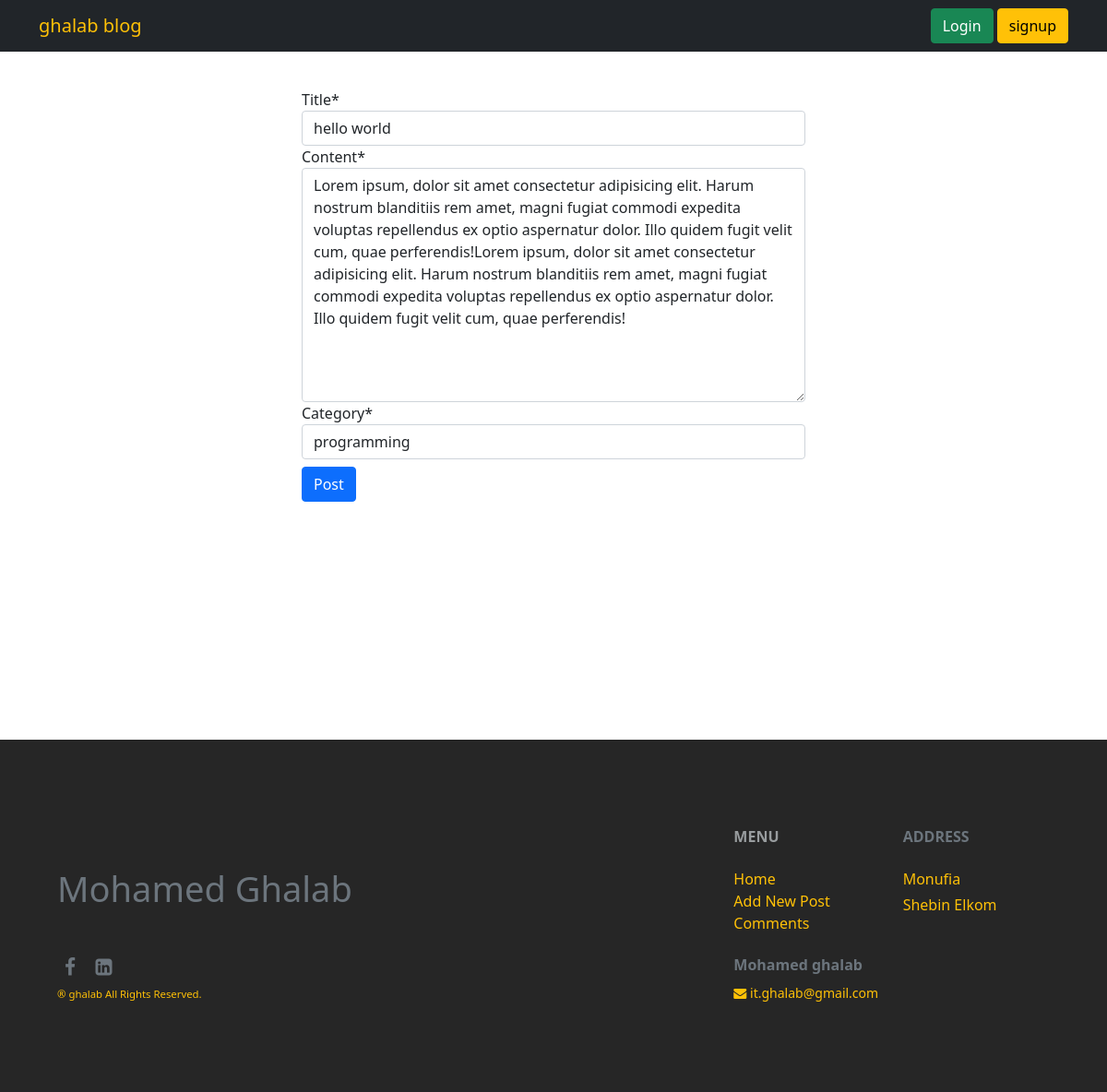
/4/edit, run on the app's committed database.
### post/models.py (models this page shows, shortened)
class Post(models.Model):
    title = models.CharField(max_length=100)
    content = models.TextField()
    category = models.ForeignKey(Category, on_delete=models.CASCADE, related_name='posts')
    created_by = models.ForeignKey(User, on_delete=models.CASCADE, related_name='posts')
    created_at = models.DateTimeField(auto_now_add=True)

### post/views.py (the view)
# urls.py: path('<int:post_id>/edit', views.post_edit, name="edit"),
def post_edit(request, post_id):
    post = Post.objects.get(id=post_id)
    form = EditPost(instance=post)
    if request.method == "POST":
        form = EditPost(request.POST, instance=post)
        if form.is_valid():
            form.save()
            return redirect("detail", post.id)
    data={
        'post':post,
        'form':form
    }
    return render(request, 'post/post_edit.html', data)

### post/forms.py
class EditPost(forms.ModelForm):
    class Meta:
        model = Post
        fields = ['title', 'content', 'category']

### post/models.py (called while the page is built)
    def __str__(self):
        return str(self.name)

### templates/post/post_edit.html (shortened to what this page needs)
{% extends 'base/base.html' %}
{% load static %}
{% load crispy_forms_tags %}
{% block content %}
    <div class="row">
        <div class="col"></div>
        <div class="col-6">
            <form method="POST">
                    {{form|crispy}}
                    <input type="submit" value="Post" class="btn btn-primary my-2">
            </form>
        </div>
        <div class="col"></div>
    </div>
{% endblock content %}

### data on the page
Post: title "hello world", content "Lorem ipsum, dolor sit amet consectetur adipisicing elit. Harum nostrum blanditiis rem amet, magni fugiat commodi expedita voluptas repellendus ex optio aspernatur dolor. Illo quidem fugit velit cum, quae perferendis!Lorem ipsum, dolor sit amet consectetur adipisicing elit. Harum nostrum blanditiis rem amet, magni fugiat commodi expedita voluptas repellendus ex optio aspernatur dolor. Illo quidem fugit velit cum, quae perferendis!", category "programming"
